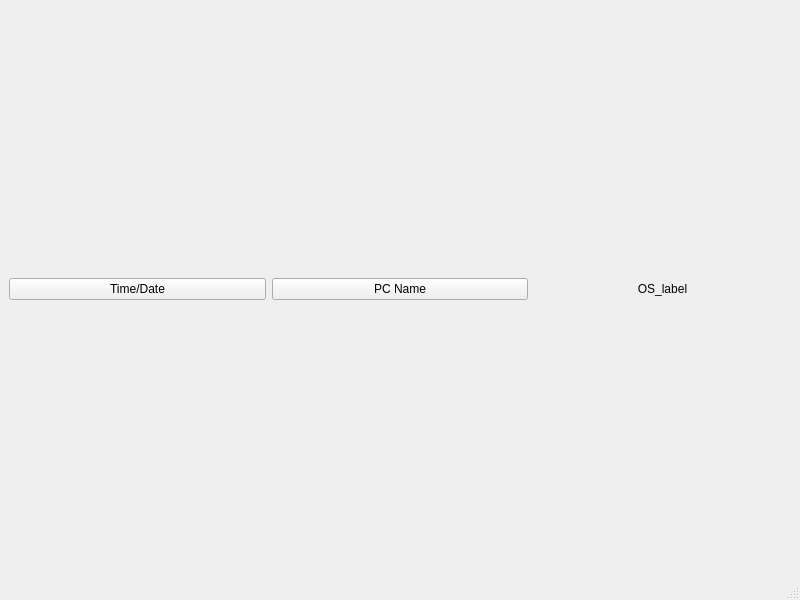
<?xml version="1.0" encoding="UTF-8"?>
<ui version="4.0">
 <class>MainWindow</class>
 <widget class="QMainWindow" name="MainWindow">
  <property name="geometry">
   <rect>
    <x>0</x>
    <y>0</y>
    <width>800</width>
    <height>600</height>
   </rect>
  </property>
  <property name="windowTitle">
   <string>MainWindow</string>
  </property>
  <widget class="QWidget" name="centralwidget">
   <layout class="QHBoxLayout" name="horizontalLayout">
    <item>
     <widget class="QPushButton" name="time_button">
      <property name="text">
       <string>Time/Date</string>
      </property>
     </widget>
    </item>
    <item>
     <widget class="QPushButton" name="pc_name_button">
      <property name="text">
       <string>PC Name</string>
      </property>
     </widget>
    </item>
    <item>
     <widget class="QLabel" name="os_label">
      <property name="text">
       <string>OS_label</string>
      </property>
      <property name="alignment">
       <set>Qt::AlignCenter</set>
      </property>
     </widget>
    </item>
   </layout>
  </widget>
  <widget class="QMenuBar" name="menubar">
   <property name="geometry">
    <rect>
     <x>0</x>
     <y>0</y>
     <width>800</width>
     <height>21</height>
    </rect>
   </property>
  </widget>
  <widget class="QStatusBar" name="statusbar"/>
 </widget>
 <resources/>
 <connections/>
</ui>
